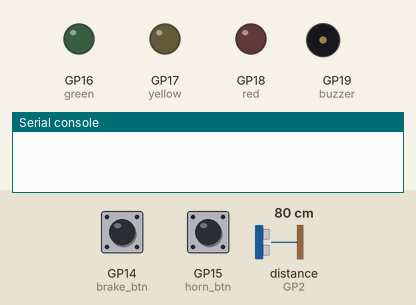
Recording of a program running on a simulated Raspberry Pi Pico running MicroPython. Shown: output pins drawn as LEDs (lit = HIGH), buzzer (waves = sounding, pin HIGH), the last lines printed to the serial console. Wiring (from the project's diagram.json): button on GP14, white button on GP15, green LED on GP16, yellow LED on GP17, red LED on GP18, buzzer on GP19. The test bench sets the inputs (shaded band); at power-on: GP14 (brake_btn) HIGH, GP15 (horn_btn) HIGH, distance to the obstacle (sensor on GP2) 80 cm. The echo pulse lasts 58.3 µs per cm; the clock reads 2024-03-15 10:24:30 at power-on unless the program sets it; pins used as bus, display or sensor lines are not drawn.

Above: at 0.1 s.
At 30.2 s:
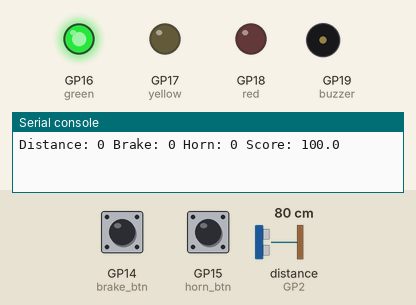
Timing chart, 0 to 31.7 s (numbered marks = the images above):
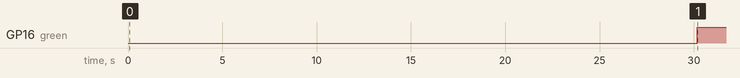

The program:

main.py
```python
from machine import Pin, time_pulse_us
import time

#PIN SETUP
TRIG = Pin(3, Pin.OUT)
ECHO = Pin(2, Pin.IN)

brake_btn = Pin(14, Pin.IN, Pin.PULL_UP)
horn_btn = Pin(15, Pin.IN, Pin.PULL_UP)

green = Pin(16, Pin.OUT)
yellow = Pin(17, Pin.OUT)
red = Pin(18, Pin.OUT)
buzzer = Pin(19, Pin.OUT)

#PARAMETERS
DIST_THRESHOLD = 15   # cm
INTERVAL = 30         # seconds

# Weights
W_DISTANCE = 0.45
W_BRAKE = 0.40
W_HORN = 0.15

SCALE = 5

def get_distance():
    TRIG.low()
    time.sleep_us(2)

    TRIG.high()
    time.sleep_us(10)
    TRIG.low()

    duration = time_pulse_us(ECHO, 1)

    if duration < 0:
        return 100  # fallback if error

    distance = (duration * 0.0343) / 2
    return distance

def set_output(score):
    if score >= 85:
        green.value(1)
        yellow.value(0)
        red.value(0)
        buzzer.value(0)

    elif score >= 70:
        green.value(0)
        yellow.value(1)
        red.value(0)
        buzzer.value(0)

    else:
        green.value(0)
        yellow.value(0)
        red.value(1)
        buzzer.value(1)

#MAIN LOOP
while True:
    distance_count = 0
    brake_count = 0
    horn_count = 0
    brake_flag=False
    distance_flag=False
    last_horn_time = 0
    HORN_INTERVAL = 0.5   # seconds
    start = time.time()

    while (time.time() - start) < INTERVAL:

        distance = get_distance()

        if distance < DIST_THRESHOLD:
            if not distance_flag:
                distance_count += 1
                distance_flag = True
        else:
            distance_flag = False

        if brake_btn.value() == 0:
            if not brake_flag:
                brake_count += 1
                brake_flag = True
                time.sleep(0.05)
        else:
            brake_flag = False

        # Horn press
        current_time = time.time()

        if horn_btn.value() == 0:
            if current_time - last_horn_time > HORN_INTERVAL:
                horn_count += 1
                last_horn_time = current_time

        time.sleep(0.2)

    #SCORING
    penalty = (W_DISTANCE * distance_count) + \
              (W_BRAKE * brake_count) + \
              (W_HORN * horn_count)

    score = 100 - (penalty * SCALE)

    if score < 0:
        score = 0

    print("Distance:", distance_count,
          "Brake:", brake_count,
          "Horn:", horn_count,
          "Score:", round(score, 2))

    #display score
    set_output(score)
```

Measured:
- by itself, GP16 (green): LOW → HIGH at 30.2 s
